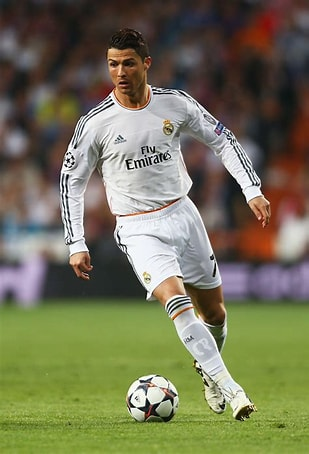
#> input picture OpenCV/ronaldo.jfif, 309 x 454 px
$ jupyter execute 'Thresholding in opencv.ipynb'
#> lines starting #> are read from the running program, lines starting #| are printed output that depends on the picture; after the words box and inside, x2 and y2 are one past the last pixel; in counts of white or black regions, pixels touching at a corner belong together
# Thresholding in opencv

[cell 1]
import numpy as np
import cv2

What is threhold?
Thresholding in OpenCV is a technique used to segment an image into regions or objects based on pixel intensity values.
Thresholding Methods: OpenCV provides various thresholding methods, but the most common ones are:

Binary Thresholding: This is the simplest form of thresholding. It converts pixel values below a certain threshold to 0 (black) and values above or equal to the threshold to 255 (white).

Adaptive Thresholding: In this method, the threshold value is calculated for each pixel based on its local neighborhood. It's useful when the lighting conditions vary across the image.

[cell 2]
#Binary Thresholding:-used to change image pixel value 0(black)-255(white)
img=cv2.imread("ronaldo.jfif")
#> img is the input picture: shape (454, 309, 3); mean B, G, R 87.8, 115.9, 116.8
_,thres=cv2.threshold(img,100,50,cv2.THRESH_BINARY)#img-source,100-thresholdvalue,50-maximum value(we can't be give more than 255),cv2.THRESH_BINARY-threshold type
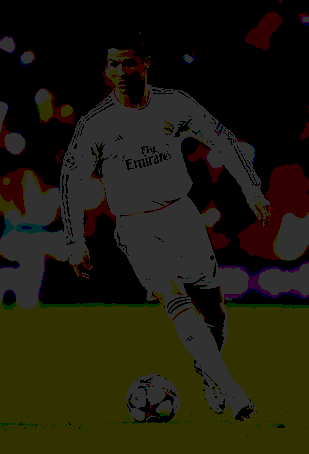
#> thres: shape (454, 309, 3); mean B, G, R 13.8, 28.2, 30.7
'''
You apply binary thresholding using cv2.threshold() with a threshold value of 100.
In this case, pixels with intensity values less than 100 are set to 0, and pixels with values greater than or equal to 100 are set to 50.
This means that the thresholded image (thres) will have pixel values of either 0 or 50.
'''
_,thres1=cv2.threshold(img,100,50,cv2.THRESH_BINARY_INV)
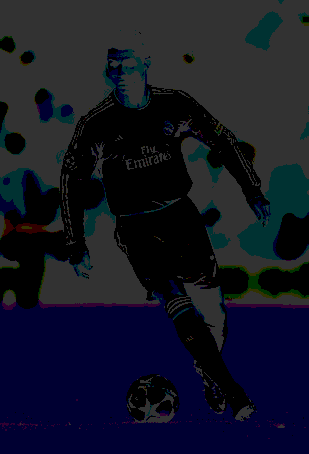
#> thres1: shape (454, 309, 3); mean B, G, R 36.2, 21.8, 19.3
'''
cv2.THRESH_BINARY_INV specifies that you want to perform binary thresholding with an inverted behavior.
This means that pixels with intensity values below the threshold (100) will be set to the maximum value (50), and pixels with values greater than or equal to the threshold will be set to 0.
'''
_,thres2=cv2.threshold(img,100,50,cv2.THRESH_TRUNC)
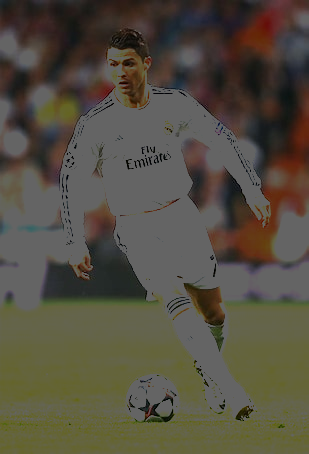
#> thres2: shape (454, 309, 3); mean B, G, R 65.6, 79, 84.4
'''
cv2.THRESH_TRUNC, it specifies a truncation thresholding operation. This operation keeps pixels with values below the threshold (100) as they are but sets pixels with values greater than or equal to the threshold to the threshold value (which is 100).
'''
_,thres3=cv2.threshold(img,100,50,cv2.THRESH_TOZERO)
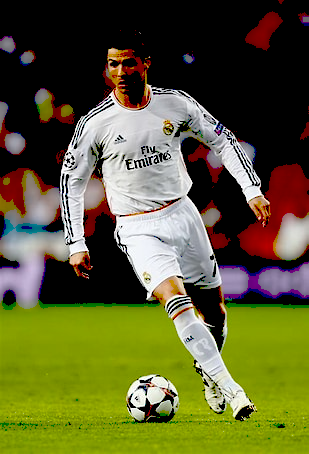
#> thres3: shape (454, 309, 3); mean B, G, R 49.7, 93.2, 93.8
'''
thres3 will contain the result of the thresholding operation with a "to zero" effect applied to the img image.
Pixels with intensity values below the threshold (100) will be unchanged, while pixels with values greater than or equal to 100 will be set to zero . This creates an image where values above the threshold are set to zero,
'''
_,thres4=cv2.threshold(img,100,50,cv2.THRESH_TOZERO_INV)
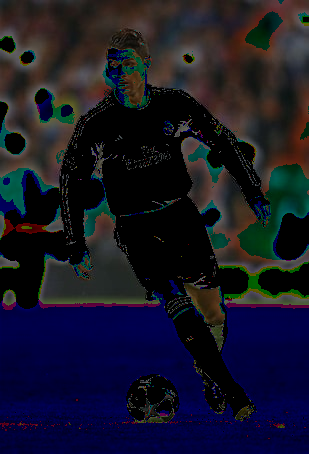
#> thres4: shape (454, 309, 3); mean B, G, R 38.1, 22.7, 23
'''
cv2.THRESH_TOZERO_INV, it specifies a "to zero inverse" thresholding operation. This operation sets pixels with values below the threshold (100) to zero and keeps pixels with values greater than or equal to the threshold as they are.
'''
cv2.imshow("Ronaldo",img)
cv2.imshow("Thresholdimage",thres)
cv2.imshow("Thresholdimageinv",thres1)
cv2.imshow("Thresholdimagetrunc",thres2)
cv2.imshow("Thresholdimagettozero",thres3)
cv2.imshow("Thresholdimagettozeroinv",thres4)
cv2.waitKey()
cv2.destroyAllWindows()
#note:0 means black and 255 means so if we applay 0 or 0 nearvalue  means image will be dark and if we applay 255 or near 255 means image will be bright
'''
In OpenCV, when you apply thresholding using the cv2.threshold() function, it can produce two results:

The thresholded image(thresh): This is the main output of the thresholding operation. In this image, pixels are either set to a specified maximum value (if they pass the threshold) or a specified minimum value (if they don't pass the threshold).

The threshold value(_): The thresholding function returns the threshold value used for the operation. This value is used to separate the pixels into two categories: those below the threshold and those equal to or above the threshold.
'''

Adaptive thresholding is a technique in OpenCV used to binarize an image based on local pixel neighborhoods, rather than applying a single global threshold to the entire image. This can be particularly useful when the lighting conditions vary across different parts of the image. OpenCV provides several methods for adaptive thresholding, including:

cv2.ADAPTIVE_THRESH_MEAN_C: In this method, the threshold value for each pixel is the mean of the neighborhood area minus a constant (C) that you specify.

cv2.ADAPTIVE_THRESH_GAUSSIAN_C: Similar to the mean-based method, but instead of the mean, it uses the weighted sum of the neighborhood values, where the weights are determined by a Gaussian window.

[cell 3]
#Adaptive Thresholding:
img=cv2.imread("ronaldo.jfif")
gray_img = cv2.cvtColor(img, cv2.COLOR_BGR2GRAY)
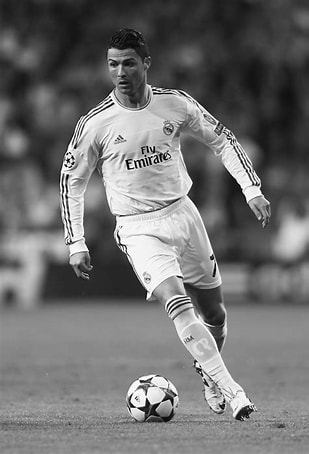
#> gray_img: shape (454, 309); min 0, max 255, mean 113
thresh=cv2.adaptiveThreshold(gray_img,255,cv2.ADAPTIVE_THRESH_MEAN_C,cv2.THRESH_BINARY,11,5)
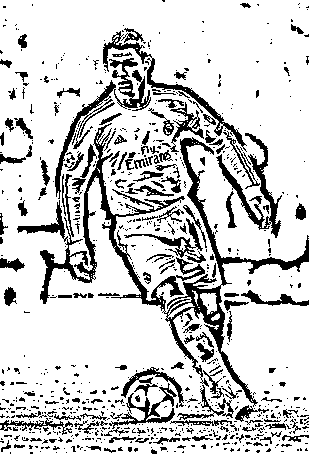
#> thresh: shape (454, 309); 80.8% white; 800 black regions (642 under 20 px), largest, box (x1, y1, x2, y2) and area: (17, 123, 309, 407) 7996, (55, 58, 151, 199) 1655, (216, 133, 282, 238) 1369
#gray_img-source
#255-maximum pixel value
#cv2.ADAPTIVE_THRESH_MEAN_C-adoptive method
#cv2.THRESH_BINARY-threshold mthod
#11-size
#5-constant
thresh2=cv2.adaptiveThreshold(gray_img,255,cv2.ADAPTIVE_THRESH_GAUSSIAN_C,cv2.THRESH_BINARY,11,5)
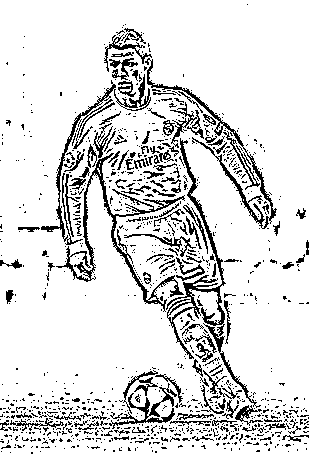
#> thresh2: shape (454, 309); 86.5% white; black in thin lines or dots
#gray_img-source
cv2.imshow("Noralimage",img)
cv2.imshow("Adaptivetreshimage",thresh)
cv2.imshow("AdaptivetreshimageGaussian",thresh)
cv2.waitKey()
cv2.destroyAllWindows()

$ run again, with OpenCV/apple.jfif copied over OpenCV/ronaldo.jfif
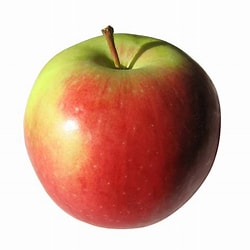
#> input picture OpenCV/apple.jfif, 250 x 250 px
#> img is the input picture: shape (250, 250, 3); mean B, G, R 159, 174.9, 211.3
#> `thresh=cv2.adaptiveThreshold(gray_img,255,cv2.ADAPTIVE_THRESH_MEAN_C,c..`:
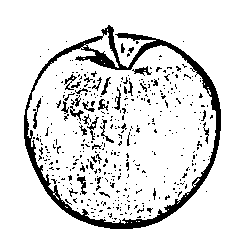
#> thresh: shape (250, 250); 88.7% white; 422 black regions (386 under 20 px), largest, box (x1, y1, x2, y2) and area: (24, 25, 221, 229) 4153, (132, 66, 152, 76) 82, (77, 176, 87, 195) 79
#> `thresh2=cv2.adaptiveThreshold(gray_img,255,cv2.ADAPTIVE_THRESH_GAUSSIA..`:
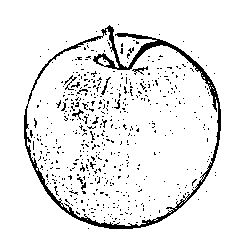
#> thresh2: shape (250, 250); 92.7% white; black in thin lines or dots, all inside (x1, y1, x2, y2) = (24, 24, 221, 229)

$ run again, with OpenCV/orange.jfif copied over OpenCV/ronaldo.jfif
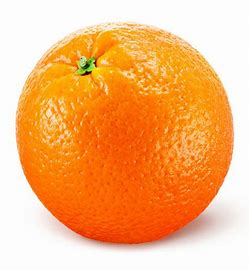
#> input picture OpenCV/orange.jfif, 249 x 270 px
#> img is the input picture: shape (270, 249, 3); mean B, G, R 121.5, 181.3, 246.7
#> `thresh=cv2.adaptiveThreshold(gray_img,255,cv2.ADAPTIVE_THRESH_MEAN_C,c..`:
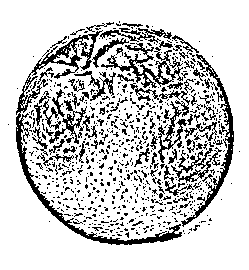
#> thresh: shape (270, 249); 80% white; black in thin lines or dots, all inside (x1, y1, x2, y2) = (8, 21, 240, 245)
#> `thresh2=cv2.adaptiveThreshold(gray_img,255,cv2.ADAPTIVE_THRESH_GAUSSIA..`:
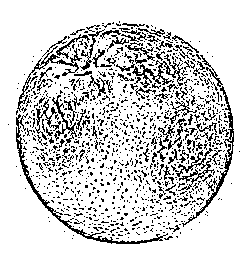
#> thresh2: shape (270, 249); 83.5% white; black in thin lines or dots, all inside (x1, y1, x2, y2) = (8, 21, 240, 244)
